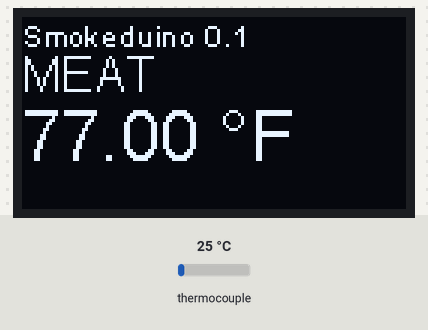
Simulated run of this sketch. Board: ESP8266 (NodeMCU). On the bench: 128×64 one-colour display. The inputs (shaded band) are chosen by the test bench; at power-on: thermocouple 25 °C. What the sketch prints to the serial monitor is not drawn.

Above: at 3.2 s.
3.3 s: thermocouple set to 6 °C
At 4.6 s:
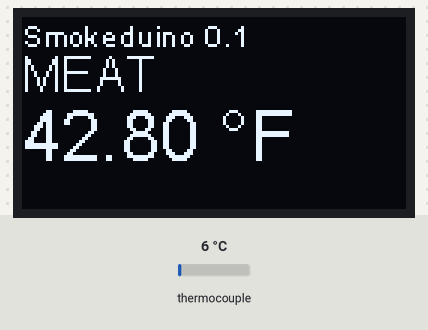
5.5 s: thermocouple set to 75 °C
At 7.1 s:
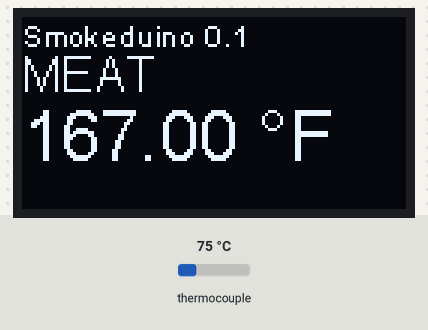
7.6 s: thermocouple set to 150 °C
At 8.6 s:
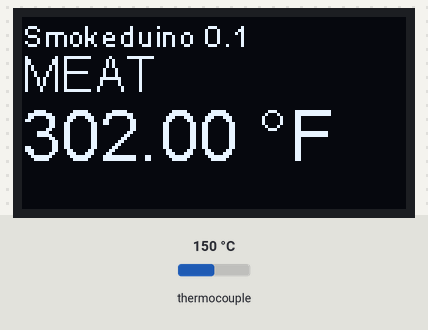
Timing chart, 0 to 10.6 s (numbered marks = the images above; inputs shaded):
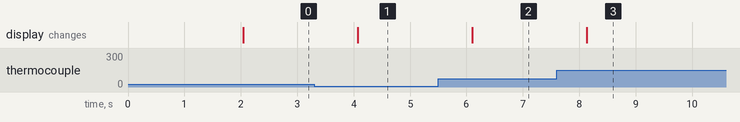

Measured:
- after the input at 3.3 s, the display: changes after 0.77 s (image 1)
- after the input at 5.5 s, the display: changes after 0.60 s (image 2)
- after the input at 7.6 s, the display: changes after 0.53 s (image 3)

The sketch:

smokeduino.ino
```cpp
#include "max6675.h"
#include <Wire.h>
#include "SSD1306.h"

int thermoDO = 14;
int thermoCS = 12;
int thermoCLK = 13;

MAX6675 thermocouple(thermoCLK, thermoCS, thermoDO);
int vccPin = 15;
int gndPin = 16;
SSD1306  display(0x3c, 5, 4);
void setup() {

  Serial.begin(115200);

  // Initialising the UI will init the display too.

  display.init();
  display.flipScreenVertically();
  display.setFont(ArialMT_Plain_16);

  Serial.println("Smokeduino 0.1");

  display.clear();
  display.drawString(0, 26, "Smokeduino 0.1");
  display.setTextAlignment(TEXT_ALIGN_CENTER);
  display.drawString(10, 128, String(millis()));
  display.display();

  // use Arduino pins
  pinMode(vccPin, OUTPUT); digitalWrite(vccPin, HIGH);
  pinMode(gndPin, OUTPUT); digitalWrite(gndPin, LOW);

  Serial.println("MAX6675 test");
  // wait for MAX chip to stabilize
  delay(2000);
}

void displayTemp() {
//   display.setFont(ArialMT_Plain_10);
   display.setFont(ArialMT_Plain_24);
   display.setTextAlignment(TEXT_ALIGN_LEFT);
   String stringSuffix = " °F";
   String displayString = thermocouple.readFahrenheit() + stringSuffix;
   display.setFont(ArialMT_Plain_10);
   display.drawString(0, 0, "Smokeduino 0.1");
   display.setFont(ArialMT_Plain_16);
   display.drawString(0, 10, "MEAT");
   display.setFont(ArialMT_Plain_24);
   display.drawString(0, 26, displayString);
   Serial.println(displayString);
}


void loop() {
  display.clear();
  displayTemp();
  display.setTextAlignment(TEXT_ALIGN_RIGHT);
  display.drawString(10, 128, String(millis()));
  display.display();
  delay(1000);
}
```
